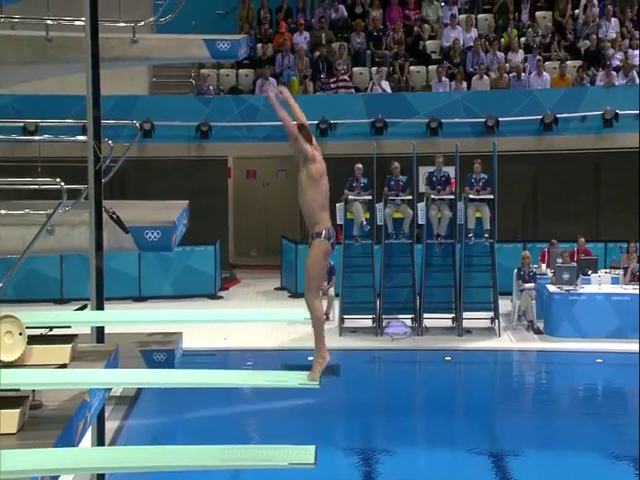
#> input picture frame 8 of yolov3/validation/videos/_tigfCJFLZg_00347.mp4, 640 x 480 px, given in place of _tigfCJFLZg_00187.mp4, which was not available
$ python 'BGS Best - Color Detection.py'
#> lines starting #> are read from the running program, lines starting #| are printed output that depends on the picture; after the words box and inside, x2 and y2 are one past the last pixel; in counts of white or black regions, pixels touching at a corner belong together; pictures that were not available may be replaced by others from this repository, and a replacement may not be noted
import cv2
import numpy as np
from time import sleep


VIDEOPATH = 'C:\\Users\\goetz\\Desktop\\_tigfCJFLZg_00187.mp4'


cap = cv2.VideoCapture(VIDEOPATH)

# Initiale Werte des Farbbereichs
low = np.array([80, 0, 200]) # entspricht weiß
high = np.array([120, 110, 255]) # entspricht blau


while True:
    ret, frame = cap.read()
#> frame is the input picture: shape (480, 640, 3); mean B, G, R 115.9, 100.3, 74.5
    if frame is None:
        break

    # Konvertiert Originalframe in HSV Farbspektrum
    hsv=cv2.cvtColor(frame, cv2.COLOR_BGR2HSV)
#> hsv: shape (480, 640, 3); mean H, S, V 76.7, 107.7, 122.8

    # Masking Image
    mask = cv2.inRange(hsv,low,high)
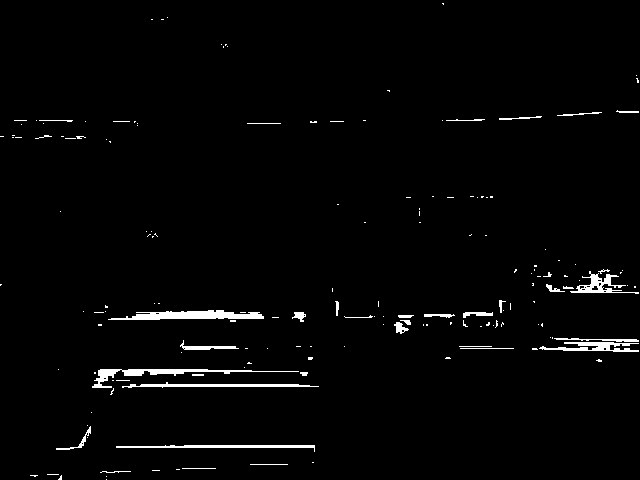
#> mask: shape (480, 640); 2% white; 165 white regions (130 under 20 px)

    # Zeichnung von Konturen zur Darstellung auf Originalframe
    contours, hierarchy = cv2.findContours(mask, cv2.RETR_EXTERNAL, cv2.CHAIN_APPROX_SIMPLE)
#> contours = 165 contours, 146 with area under 20; largest, box (x1, y1, x2, y2) and area: (108, 310, 264, 320) 798, (92, 369, 299, 388) 562, (570, 271, 639, 294) 386, (539, 342, 639, 352) 357, (122, 382, 319, 388) 348

    # show frames
    cv2.imshow('Masked Frame', mask)
    cv2.drawContours(frame, contours,-1,(0,0,255),2)
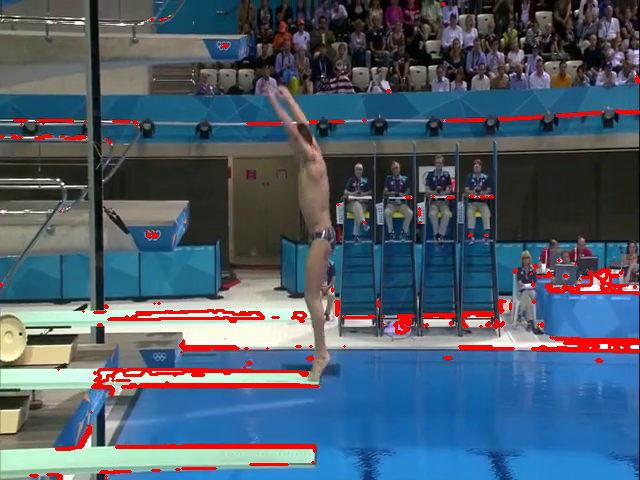
#> frame: shape (480, 640, 3); 3.59% of pixels changed, all inside (x1, y1, x2, y2) = (0, 2, 640, 480)
    cv2.imshow('Frame with Contours', frame)

    if cv2.waitKey(100) == ord('q'):
#> (key q is pressed here)
        break

cap.release()
cv2.destroyAllWindows()

$ run again, starting later in the video
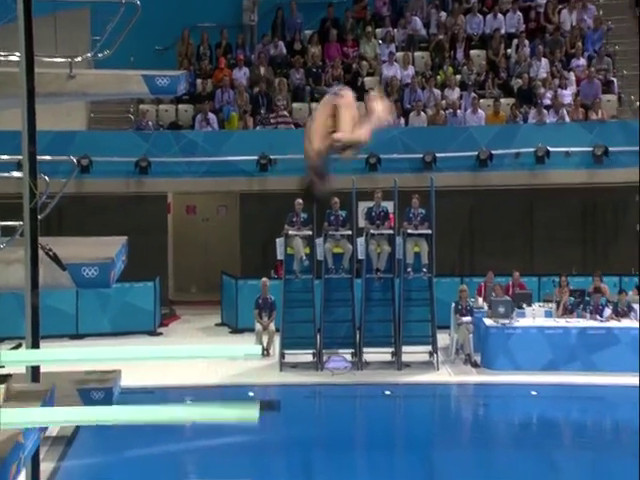
#> input picture frame 39 of yolov3/validation/videos/_tigfCJFLZg_00347.mp4, 640 x 480 px, given in place of _tigfCJFLZg_00187.mp4, which was not available
#> frame is the input picture: shape (480, 640, 3); mean B, G, R 109.8, 91.9, 69.8
#> hsv: shape (480, 640, 3); mean H, S, V 81.9, 104.7, 114.9
#> `mask = cv2.inRange(hsv,low,high)`:
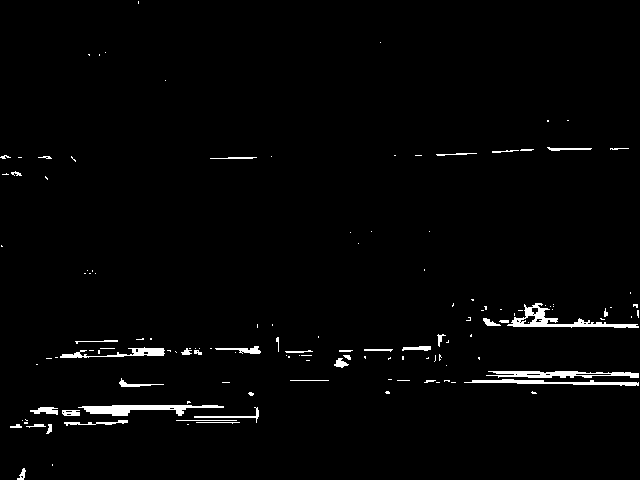
#> mask: shape (480, 640); 2% white; 136 white regions (94 under 20 px)
#> contours = 135 contours, 112 with area under 20; largest, box (x1, y1, x2, y2) and area: (507, 303, 639, 328) 800, (78, 405, 224, 416) 668, (486, 371, 639, 378) 564, (464, 379, 639, 386) 362, (60, 347, 165, 358) 324
#> `cv2.drawContours(frame, contours,-1,(0,0,255),2)`:
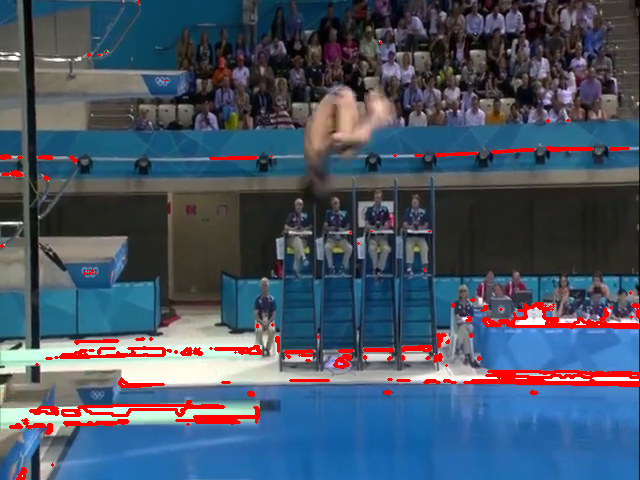
#> frame: shape (480, 640, 3); 3.34% of pixels changed, all inside (x1, y1, x2, y2) = (0, 0, 640, 480)

$ run again, starting later in the video
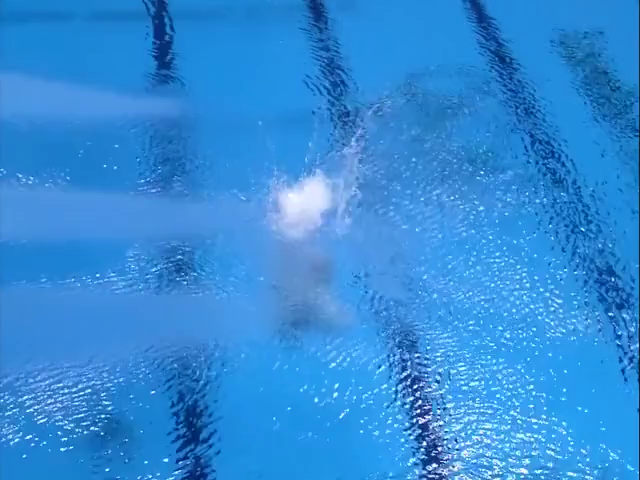
#> input picture frame 69 of yolov3/validation/videos/_tigfCJFLZg_00347.mp4, 640 x 480 px, given in place of _tigfCJFLZg_00187.mp4, which was not available
#> frame is the input picture: shape (480, 640, 3); mean B, G, R 216.3, 139.7, 49.8
#> hsv: shape (480, 640, 3); mean H, S, V 103.9, 197.8, 216.3
#> `mask = cv2.inRange(hsv,low,high)`:
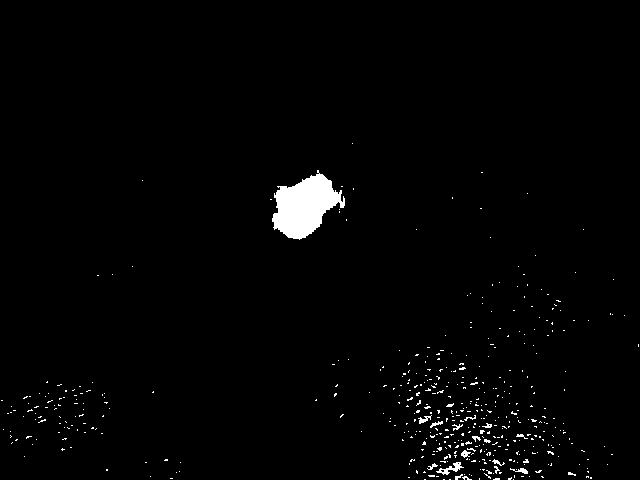
#> mask: shape (480, 640); 1.6% white; 467 white regions (452 under 20 px)
#> contours = 467 contours, 461 with area under 20; largest, box (x1, y1, x2, y2) and area: (272, 170, 345, 240) 2814, (436, 462, 464, 475) 98, (418, 415, 432, 424) 32, (461, 450, 471, 458) 32, (510, 468, 528, 474) 30, (430, 421, 443, 428) 22
#> `cv2.drawContours(frame, contours,-1,(0,0,255),2)`:
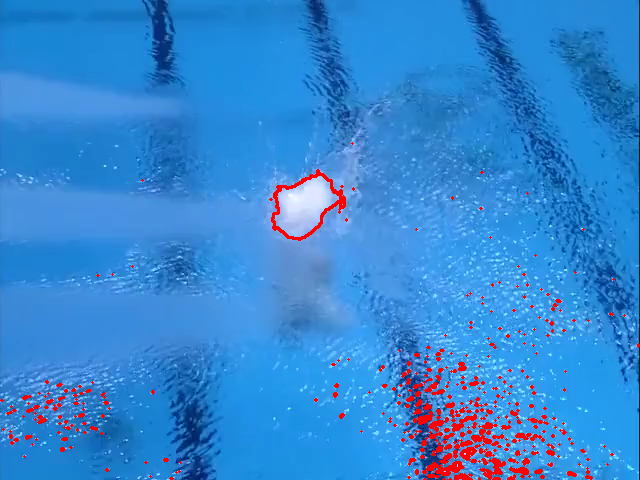
#> frame: shape (480, 640, 3); 2.38% of pixels changed, all inside (x1, y1, x2, y2) = (0, 142, 640, 480)
